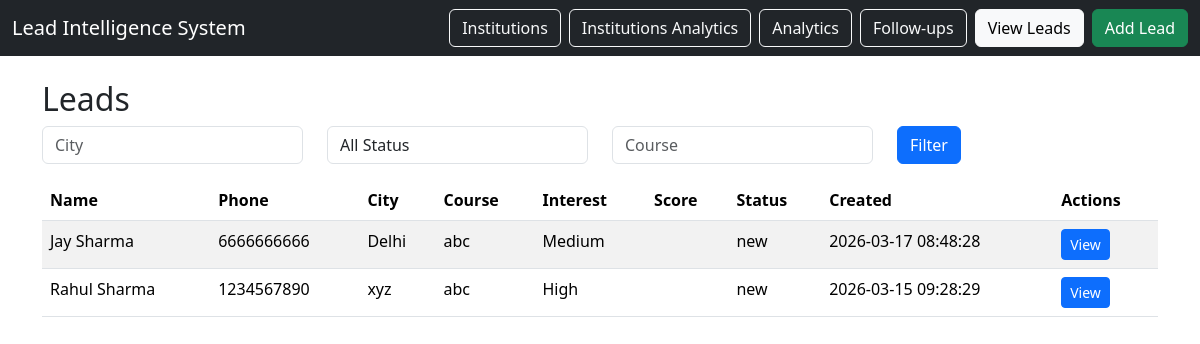
Before: /leads with the older database file.
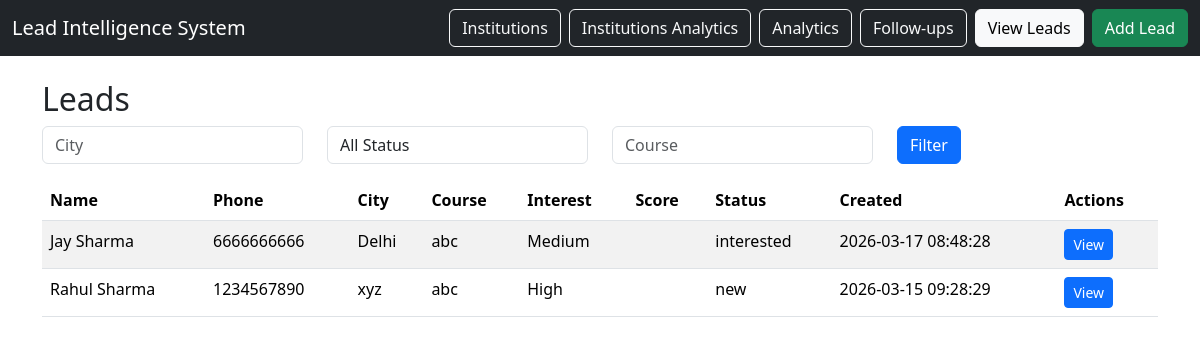
After: the same page with the newer database file.
### tables this page shows
CREATE TABLE leads (
    lead_id INTEGER PRIMARY KEY AUTOINCREMENT,
    student_name TEXT NOT NULL,
    phone TEXT,
    city TEXT,
    school_id INTEGER,
    coaching_id INTEGER,
    course_interest TEXT,
    lead_source TEXT,
    interest_level TEXT,
    lead_score INTEGER DEFAULT 0,
    status TEXT CHECK(status IN (
        'new',
        'contacted',
        'interested',
        'applied',
        'admitted',
        'lost'
    )) DEFAULT 'new',
    created_at TIMESTAMP DEFAULT CURRENT_TIMESTAMP,
    notes TEXT,

    FOREIGN KEY (school_id) REFERENCES institutions(institution_id),
    FOREIGN KEY (coaching_id) REFERENCES institutions(institution_id)
);

### app.py (the view)
@app.route("/leads")
def lead_list():
    db = get_db()
    city = request.args.get("city")
    status = request.args.get("status")
    course = request.args.get("course")
    query = """
        SELECT lead_id, student_name, phone, city,
               course_interest, interest_level,
               status, created_at
        FROM leads
        WHERE 1=1
    """
    params = []
    if city:
        query += " AND city = ?"
        params.append(city)
    if status:
        query += " AND status = ?"
        params.append(status)
    if course:
        query += " AND course_interest = ?"
        params.append(course)
    query += " ORDER BY created_at DESC"
    leads = db.execute(query, params).fetchall()
    return render_template("leads.html", leads=leads)

### database/db_connection.py (called while the page is built)
def get_db():
    conn = sqlite3.connect(DB_NAME)
    conn.row_factory = sqlite3.Row
    return conn

### templates/leads.html (shortened to what this page needs)
{% extends "base.html" %}
{% block content %}
<h2>Leads</h2>
<form method="GET" class="row mb-3">
<div class="col">
<input class="form-control" name="city" placeholder="City">
</div>
<div class="col">
<select class="form-control" name="status">
<option value="">All Status</option>
</select>
</div>
<div class="col">
<input class="form-control" name="course" placeholder="Course">
</div>
<div class="col">
<button class="btn btn-primary">Filter</button>
</div>
</form>
<table class="table table-striped">
<thead>
<tr>
<th>Name</th>
<th>Phone</th>
<th>City</th>
<th>Course</th>
<th>Interest</th>
<th>Score</th>
<th>Status</th>
<th>Created</th>
<th>Actions</th>
</tr>
</thead>
<tbody>
{% for lead in leads %}
<tr>
<td>{{ lead.student_name }}</td>
<td>{{ lead.phone }}</td>
<td>{{ lead.city }}</td>
<td>{{ lead.course_interest }}</td>
<td>{{ lead.interest_level }}</td>
<td>{{ lead.lead_score }}</td>
<td>{{ lead.status }}</td>
<td>{{ lead.created_at }}</td>
<td>
<a class="btn btn-sm btn-primary"
href="/leads/{{ lead.lead_id }}">
View
</a>
</td>
</tr>
{% endfor %}
</tbody>
</table>
{% endblock %}

Changed rows visible on the page:
changed leads "Jay Sharma": status "new" → "interested"
